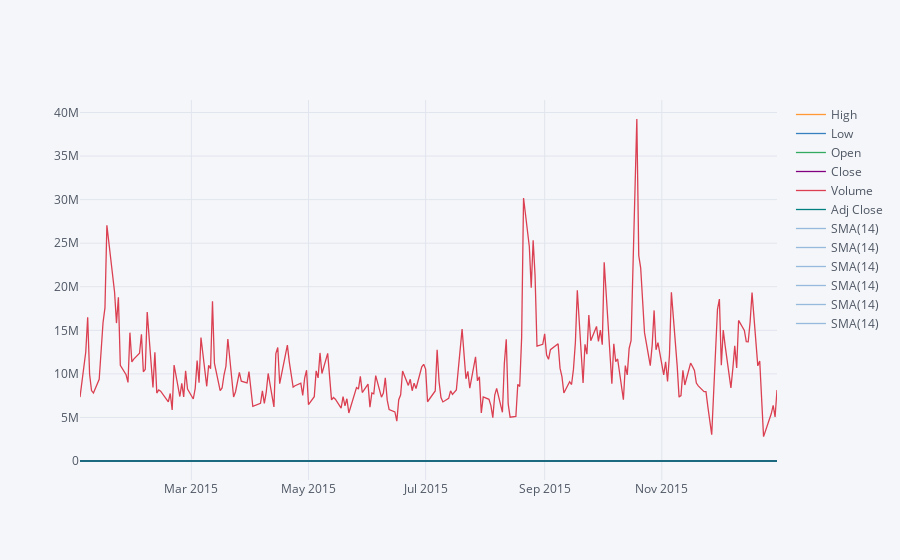

Here is the notebook cell this chart was saved with:
### Markdown cell above
** Using .ta_plot(study='sma') to create a Simple Moving Averages plot of Morgan Stanley for the year 2015.**

### Code cell
bank_stocks['MS'].loc['2015':'2015'].ta_plot(study='sma')

### Figure 1 — Plotly figure (JSON) as saved in the notebook; plotly's stock layout.template omitted (floating-point values rounded to 4 significant figures; data arrays with more than 128 entries replaced by an {"elided": "..."} marker saying what was removed)
{"data": [{"line": {"color": "rgba(255, 153, 51, 1.0)", "dash": "solid", "shape": "linear", "width": 1.3}, "mode": "lines", "name": "High", "text": "", "type": "scatter", "x": {"elided": "252 str values"}, "y": {"elided": "252 float values"}}, {"line": {"color": "rgba(55, 128, 191, 1.0)", "dash": "solid", "shape": "linear", "width": 1.3}, "mode": "lines", "name": "Low", "text": "", "type": "scatter", "x": {"elided": "252 str values"}, "y": {"elided": "252 float values"}}, {"line": {"color": "rgba(50, 171, 96, 1.0)", "dash": "solid", "shape": "linear", "width": 1.3}, "mode": "lines", "name": "Open", "text": "", "type": "scatter", "x": {"elided": "252 str values"}, "y": {"elided": "252 float values"}}, {"line": {"color": "rgba(128, 0, 128, 1.0)", "dash": "solid", "shape": "linear", "width": 1.3}, "mode": "lines", "name": "Close", "text": "", "type": "scatter", "x": {"elided": "252 str values"}, "y": {"elided": "252 float values"}}, {"line": {"color": "rgba(219, 64, 82, 1.0)", "dash": "solid", "shape": "linear", "width": 1.3}, "mode": "lines", "name": "Volume", "text": "", "type": "scatter", "x": {"elided": "252 str values"}, "y": {"elided": "252 int values"}}, {"line": {"color": "rgba(0, 128, 128, 1.0)", "dash": "solid", "shape": "linear", "width": 1.3}, "mode": "lines", "name": "Adj Close", "text": "", "type": "scatter", "x": {"elided": "252 str values"}, "y": {"elided": "252 float values"}}, {"line": {"color": "rgba(55, 128, 191, 0.49999999999999983)", "dash": "solid", "shape": "linear", "width": 1.3}, "mode": "lines", "name": "SMA(14)", "text": "", "type": "scatter", "x": {"elided": "252 str values"}, "y": {"elided": "252x6 mixed values"}}, {"line": {"color": "rgba(55, 128, 191, 0.49999999999999983)", "dash": "solid", "shape": "linear", "width": 1.3}, "mode": "lines", "name": "SMA(14)", "text": "", "type": "scatter", "x": {"elided": "252 str values"}, "y": {"elided": "252x6 mixed values"}}, {"line": {"color": "rgba(55, 128, 191, 0.49999999999999983)", "dash": "solid", "shape": "linear", "width": 1.3}, "mode": "lines", "name": "SMA(14)", "text": "", "type": "scatter", "x": {"elided": "252 str values"}, "y": {"elided": "252x6 mixed values"}}, {"line": {"color": "rgba(55, 128, 191, 0.49999999999999983)", "dash": "solid", "shape": "linear", "width": 1.3}, "mode": "lines", "name": "SMA(14)", "text": "", "type": "scatter", "x": {"elided": "252 str values"}, "y": {"elided": "252x6 mixed values"}}, {"line": {"color": "rgba(55, 128, 191, 0.49999999999999983)", "dash": "solid", "shape": "linear", "width": 1.3}, "mode": "lines", "name": "SMA(14)", "text": "", "type": "scatter", "x": {"elided": "252 str values"}, "y": {"elided": "252x6 mixed values"}}, {"line": {"color": "rgba(55, 128, 191, 0.49999999999999983)", "dash": "solid", "shape": "linear", "width": 1.3}, "mode": "lines", "name": "SMA(14)", "text": "", "type": "scatter", "x": {"elided": "252 str values"}, "y": {"elided": "252x6 mixed values"}}], "layout": {"legend": {"bgcolor": "#F5F6F9", "font": {"color": "#4D5663"}}, "paper_bgcolor": "#F5F6F9", "plot_bgcolor": "#F5F6F9", "title": {"font": {"color": "#4D5663"}}, "xaxis": {"gridcolor": "#E1E5ED", "showgrid": true, "tickfont": {"color": "#4D5663"}, "title": {"font": {"color": "#4D5663"}, "text": ""}, "zerolinecolor": "#E1E5ED"}, "yaxis": {"gridcolor": "#E1E5ED", "showgrid": true, "tickfont": {"color": "#4D5663"}, "title": {"font": {"color": "#4D5663"}, "text": ""}, "zerolinecolor": "#E1E5ED"}}}
